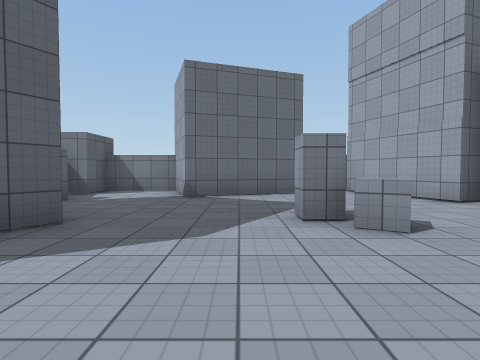
View 1 (above)

16 first-person views from a walk through a 3-D level made in the Unity game engine. The camera is 1.2 m above the floor, tilts 2° down and sees 80° across. The floor is counted in squares, 2 m on a side. Each view is taken from the middle of a square. On the plan, view 1 faces up. The plan holds only what a view shows up to about 9 squares ahead; the rest is blank. The place goes on beyond the plan. The player character is not drawn. Some animated figures are left out. Surface patterns are stand-ins for the level's own textures.

View 2
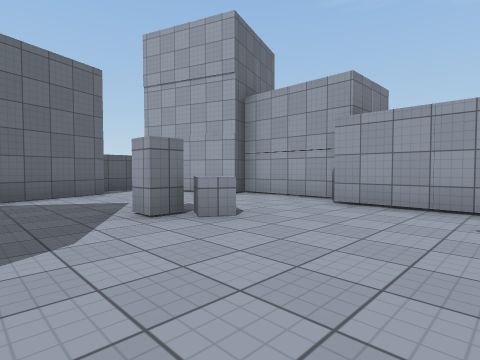

View 3
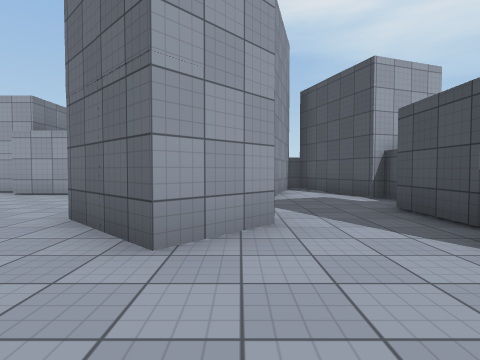

View 4
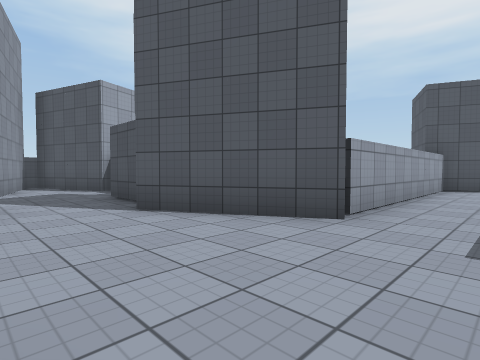

View 5
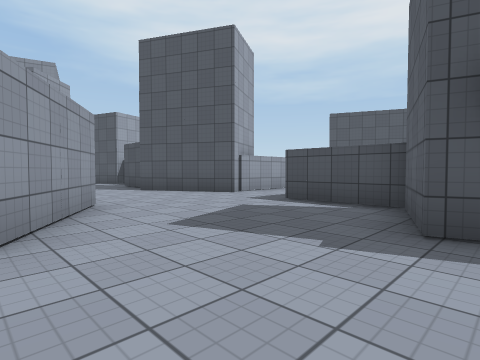

View 6
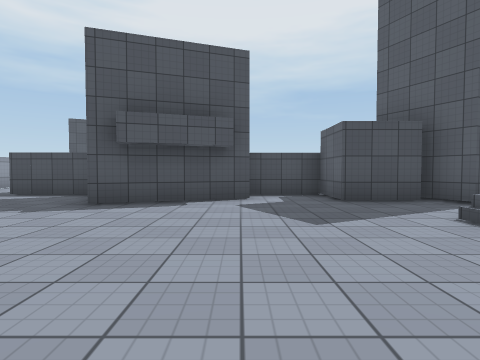

View 7
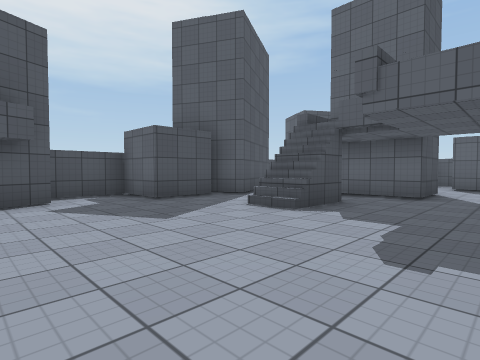

View 8
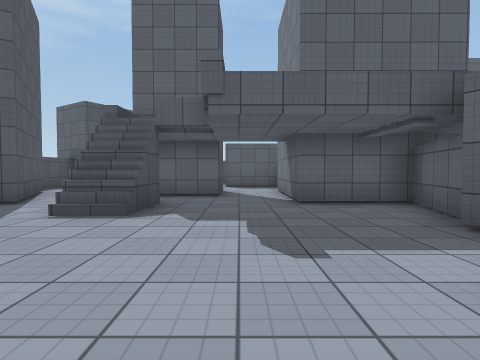

View 9
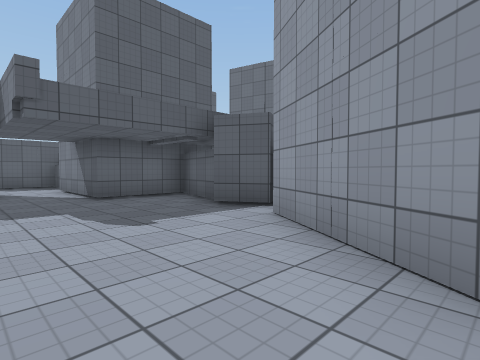

View 10
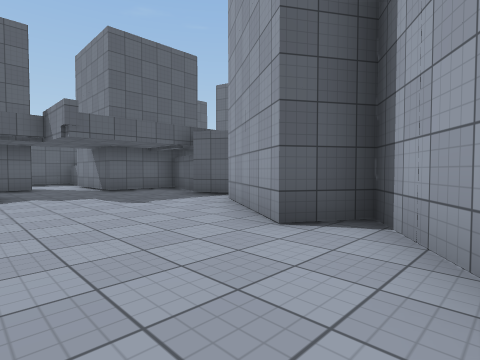

View 11
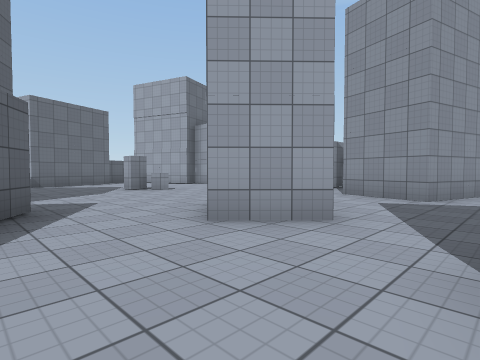

View 12
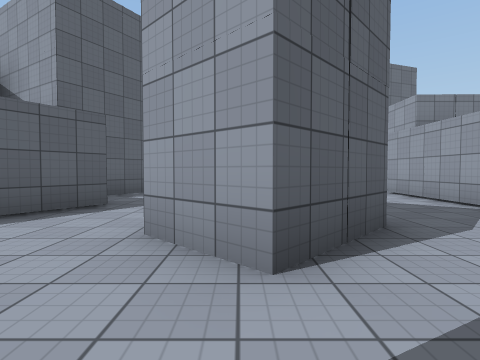

View 13
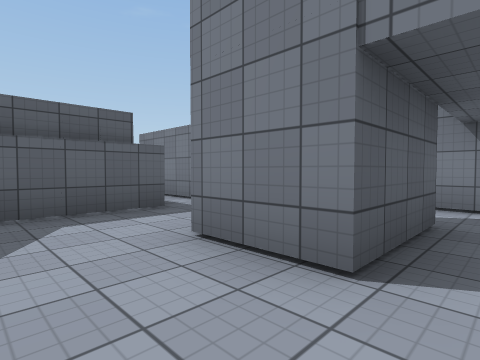

View 14
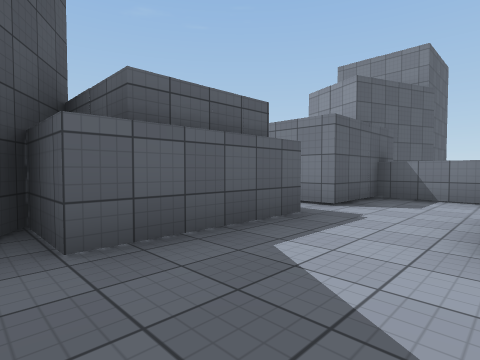

View 15
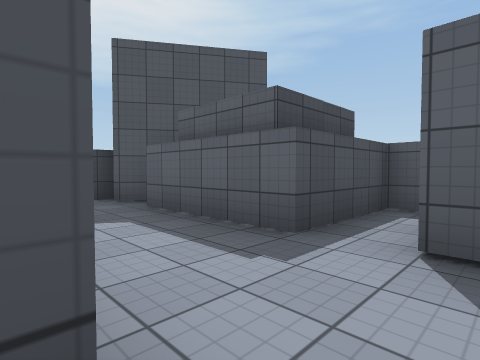

View 16
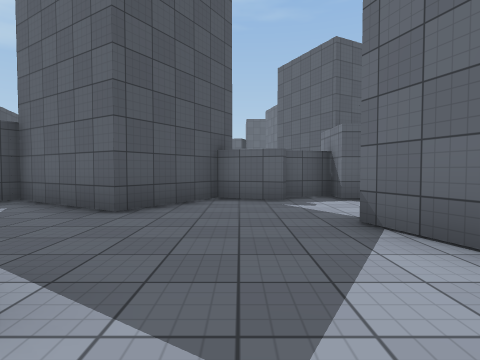

### Floor plan
Points are (right, up) in squares from view 1. A wall is a line through its corners. A room is listed if a view was taken in it or the views show most of it. See-through windows are left out.
Room 1 (views 1, 2, 12)
walls: (-2.3, -0.1) (-3, -1.4); (1.6, -1.9) (0.2, -3.4); (-0.9, -2.4) (0.5, -0.9); (1.4, 3.3) (0.7, 3.3) (0.7, 3.9); (3.8, -0.5) (3.8, 2.5); (-0.1, -5.4) (1.4, -5.4); (2.6, -6.1) (3.2, -6.1); (3.1, -5.9) (6, -4.8); (-3.5, 5.9) (-4.1, 4.5) (-2, 3.2) (-3.6, 0.7) (-3.2, 0.5); (0.3, 6.9) (-1.1, 6.4) (-1.5, 7.6); (6.1, -4.6) (3.3, -3.7) (3.8, -1.8); (-1.8, 8) (-3.8, 8) (-3.8, 7); (-4.4, 7) (-4.1, 6)
low walls: (1.7, 2.6) (1.2, 2.9) (1.4, 3.3)
ways out: opening at (-1, -2.3) to room 2; opening at (1, 5.5) to room 3; opening at (3, 3) to room 3; opening at (4, -1)
Room 2 (views 3, 4, 5, 6, 7, 8, 9, 10, 11, 13, 14, 15)
walls: (-11.3, -4.9) (-8.4, -3.9) (-7.7, -5.9) (-5.4, -5.9); (-14.5, -4.5) (-13, -4.5) (-13, -5.9) (-11.2, -5.9); (-7.1, 0) (-8.3, 1.6) (-8.9, 0.5) (-11.5, 2.1); (-12, 2.7) (-13, 2.2); (-13.3, 2.6) (-15.1, 3.1) (-15.2, 1.1) (-18.3, 1.1); (-3.8, -2.7) (-6.2, -1.2); (-18.2, -0.5) (-16.7, -0.5) (-16.7, -2.5) (-18.2, -2.5); (-17.8, -5.4) (-15.1, -4) (-14.7, -4.9); (-3.5, -6.4) (-0.8, -5); (-20.3, -1.5) (-20.3, -4.5) (-21.6, -4.5) (-20, -5.5); (-3.4, -7.6) (-3.4, -6.6); (-20.4, -5.9) (-18.7, -5.9); (0.2, -3.4) (-0.9, -2.4)
ways out: opening at (-1, -2.3) to room 1; opening at (-19.5, -2) to room 4; opening at (-17.5, 0) to room 4; opening at (-4.5, -6.5)
Room 3 (view 16)
walls: (4.6, 2.8) (4.6, 5.4) (4, 5.2) (3, 8) (1.8, 8); (1.7, 7.4) (0.3, 6.9)
ways out: opening at (1, 5.5) to room 1; opening at (3, 3) to room 1
Room 4 (no view inside)
walls: (-18.5, 1.4) (-20.2, 1.4); (-20.3, 2.4) (-20.3, -0.5) (-22, -0.5); (-22.7, -1) (-22.7, -1.5) (-20.3, -1.5)
ways out: opening at (-19.5, -2) to room 2; opening at (-17.5, 0) to room 2

Positions as (right, up) in squares from view 1, and headings:
1: (0, 0), facing up
2: (-1, 0), facing up-right
3: (-3, -3), facing right
4: (-5, -3), facing down-right
5: (-9, -1), facing down-right
6: (-11, 1), facing down
7: (-10, 1), facing down-left
8: (-10, 0), facing left
9: (-9, -1), facing up-left
10: (-7, -2), facing up-left
11: (-3, -5), facing up-right
12: (0, -5), facing up
13: (-16, -4), facing up-left
14: (-18, -5), facing up-left
15: (-18, 0), facing down-left
16: (2, 5), facing left
